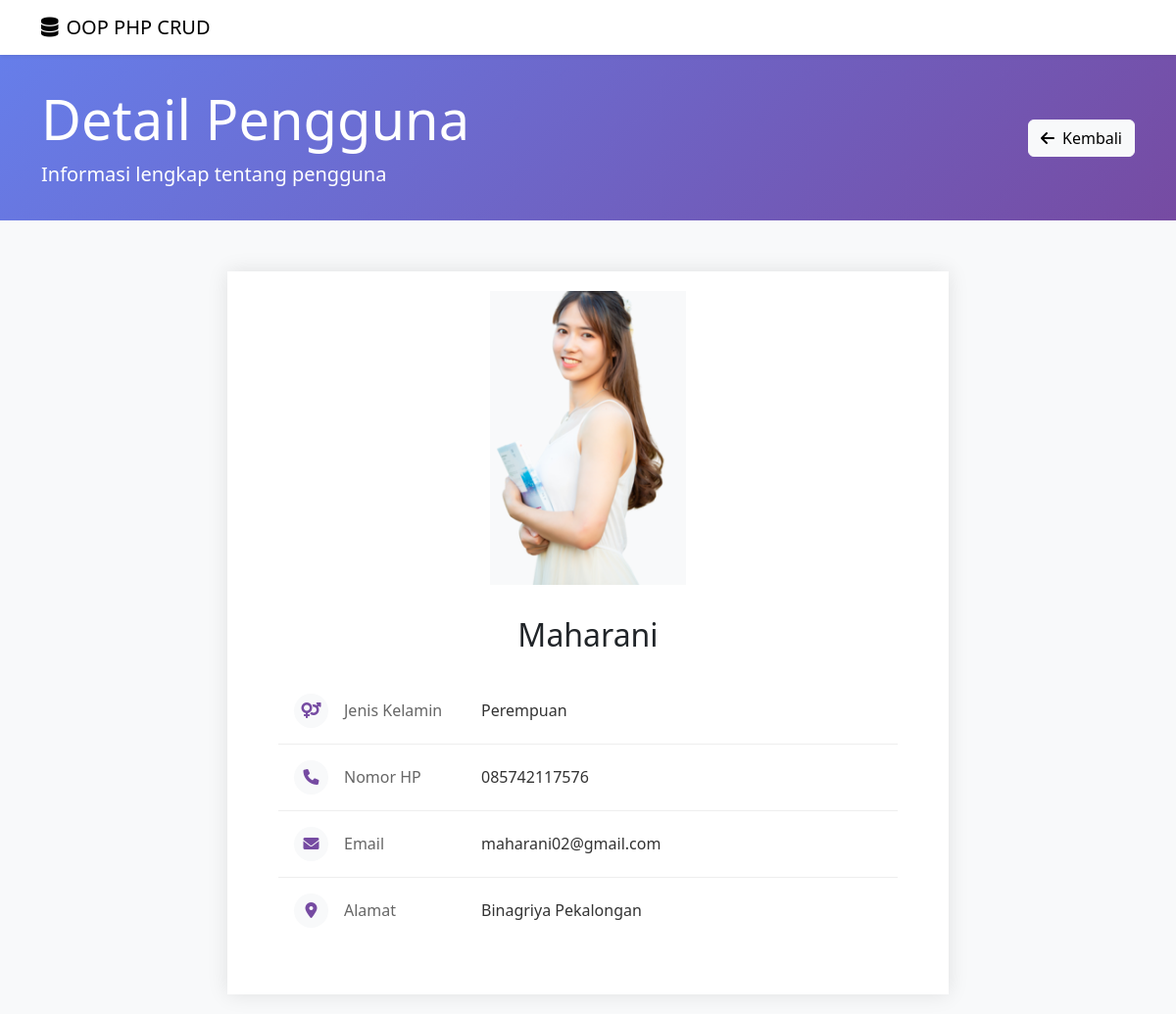
Screenshot of /detail.php?id=2 with the database file from the repository.
### tables this page shows
CREATE TABLE `tb_users` (
  `id` int(11) NOT NULL,
  `nama` varchar(255) NOT NULL,
  `alamat` varchar(255) NOT NULL,
  `nohp` char(13) NOT NULL,
  `jenis_kelamin` enum('Laki-laki','Perempuan') NOT NULL,
  `email` varchar(100) NOT NULL,
  `foto` varchar(255) NOT NULL
);

### database.php (called while the page is built, shortened)
<?php
class Database
{
    public $host = "localhost";
    public $username = "root";
    public $password = "";
    public $database = "db_php";
    public $connect;
    function __construct()
    {
        $this->connect = mysqli_connect($this->host, $this->username, $this->password, $this->database);
    }
    public function tampilDataById($id)
    {
        $query = "SELECT * FROM tb_users WHERE id = $id";
        $result = mysqli_query($this->connect, $query);
        return mysqli_fetch_assoc($result);
    }
}

### detail.php (the view, shortened to what this page needs)
<?php
include 'database.php';
$db = new Database;
$id = $_GET['id'];
$dataUser = $db->tampilDataById($id);
if ($dataUser) {
?>
<!DOCTYPE html>
<html lang="en">
<head>
    <link href="https://cdn.jsdelivr.net/npm/bootstrap@5.3.3/dist/css/bootstrap.min.css" rel="stylesheet">
    <link href="https://cdnjs.cloudflare.com/ajax/libs/font-awesome/6.0.0/css/all.min.css" rel="stylesheet">
</head>
<body>
    <nav class="navbar navbar-expand-lg navbar-light bg-white shadow-sm">
        <div class="container">
            <a class="navbar-brand" href="#">
                <i class="fas fa-database me-2"></i>OOP PHP CRUD
            </a>
        </div>
    </nav>
    <div class="page-header">
        <div class="container">
            <div class="d-flex justify-content-between align-items-center">
                <div>
                    <h1 class="display-4">Detail Pengguna</h1>
                    <p class="lead mb-0">Informasi lengkap tentang pengguna</p>
                </div>
                <a href="index.php" class="btn btn-light btn-back">
                    <i class="fas fa-arrow-left me-2"></i>Kembali
                </a>
            </div>
        </div>
    </div>
    <div class="container">
        <div class="row justify-content-center">
            <div class="col-lg-8">
                <div class="profile-card">
                    <div class="profile-image-container">
                        <img src="uploads/<?php echo htmlspecialchars($dataUser['foto']); ?>"
                             class="profile-image"
                             alt="Foto <?php echo htmlspecialchars($dataUser['nama']); ?>">
                    </div>
                    <div class="profile-info">
                        <h2 class="text-center mb-4"><?php echo htmlspecialchars($dataUser['nama']); ?></h2>
                        <div class="info-item">
                            <div class="icon-circle">
                                <i class="fas fa-venus-mars"></i>
                            </div>
                            <span class="info-label">Jenis Kelamin</span>
                            <span class="info-value"><?php echo htmlspecialchars($dataUser['jenis_kelamin']); ?></span>
                        </div>
                        <div class="info-item">
                            <div class="icon-circle">
                                <i class="fas fa-phone"></i>
                            </div>
                            <span class="info-label">Nomor HP</span>
                            <span class="info-value"><?php echo htmlspecialchars($dataUser['nohp']); ?></span>
                        </div>
                        <div class="info-item">
                            <div class="icon-circle">
                                <i class="fas fa-envelope"></i>
                            </div>
                            <span class="info-label">Email</span>
                            <span class="info-value"><?php echo htmlspecialchars($dataUser['email']); ?></span>
                        </div>
                        <div class="info-item">
                            <div class="icon-circle">
                                <i class="fas fa-map-marker-alt"></i>
                            </div>
                            <span class="info-label">Alamat</span>
                            <span class="info-value"><?php echo htmlspecialchars($dataUser['alamat']); ?></span>
                        </div>
                    </div>
                </div>
            </div>
        </div>
    </div>
</body>
</html>
    <?php
}
?>

### detail.php (style rules this page uses)
body { background-color: #f8f9fa; }
.page-header { background: linear-gradient(135deg, #667eea 0%, #764ba2 100%); color: white; padding: 2rem 0; margin-bottom: 2rem; }
.profile-card { background: white; border-radius: 0px; box-shadow: 0 0 20px rgba(0,0,0,0.1); overflow: hidden; margin-bottom: 2rem; margin: 20px 0; padding: 20px; }
.profile-image-container { position: relative; width: 200px; height: 300px; overflow: hidden; background: #f8f9fa; object-fit: cover; margin: 0 auto; display: block; }
.profile-image { width: 100%; height: 100%; object-fit: cover; }
.profile-info { padding: 2rem; }
.info-item { padding: 1rem; border-bottom: 1px solid #eee; display: flex; align-items: center; }
.info-item:last-child { border-bottom: none; }
.info-label { color: #666; width: 140px; font-weight: 500; }
.info-value { color: #333; flex-grow: 1; }
.btn-back { transition: all 0.3s ease; }
.icon-circle { width: 35px; height: 35px; background: #f8f9fa; border-radius: 50%; display: flex; align-items: center; justify-content: center; margin-right: 1rem; color: #764ba2; }

### rows the page displays
tb_users: foto (picture), nama "Maharani", jenis_kelamin "Perempuan", nohp "085742117576", email "maharani02@gmail.com", alamat "Binagriya Pekalongan"
